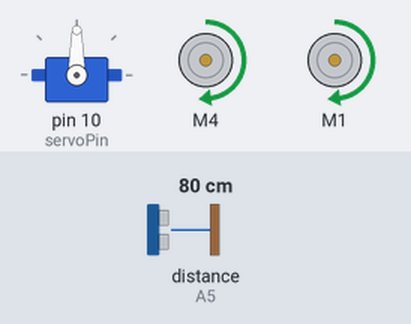
Bench run of a sketch on a simulated Arduino Uno, built with avr-gcc and run on an emulated ATmega328P. Parts: servo, 2 × DC motor (green arrow = forward, orange = backward, longer = faster). Wiring (inferred from the names in the program): ultrasonic range finder: trigger A4; echo A5. The inputs (shaded band) are chosen by the test bench; at power-on: distance to the obstacle (sensor on A5) 80 cm. The echo pulse lasts 58.3 µs per cm; what the sketch prints to the serial monitor is not drawn.

Above: at 1.2 s.
1.3 s: distance to the obstacle (sensor on A5) set to 57 cm
4.3 s: distance to the obstacle (sensor on A5) set to 48 cm
At 4.72 s:
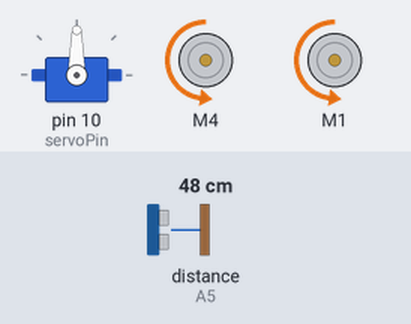
At 6.5 s:
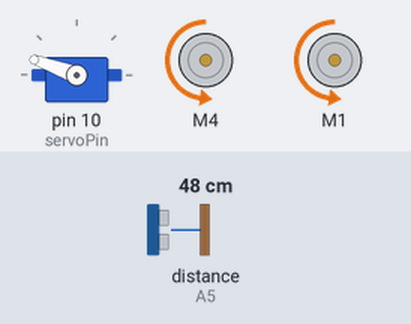
7.3 s: distance to the obstacle (sensor on A5) set to 120 cm
10.3 s: distance to the obstacle (sensor on A5) set to 2 cm
At 11.98 s:
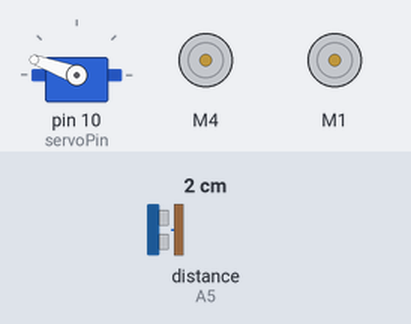
13.3 s: distance to the obstacle (sensor on A5) set to 60 cm
Timing chart, 0 to 16.7 s (numbered marks = the images above; inputs shaded):
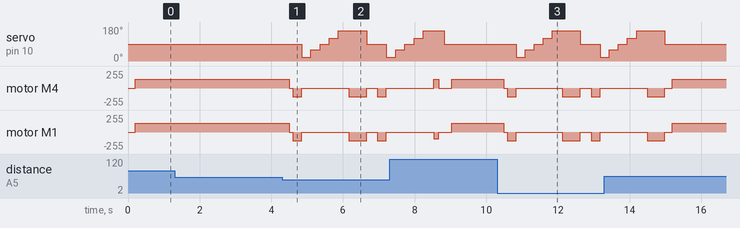

Measured:
- the behaviour switches between 52 and 51 cm on distance to the obstacle (sensor on A5) (found by bisection; images 0 and 1)
- after the input at 1.3 s, every drawn part: stays the same
- after the input at 4.3 s, servo on pin 10 (servoPin): 90° → 20° after 0.55 s, → 60° 0.25 s later, → 90° 0.25 s later, → 120° 0.25 s later, … (7 changes in this stretch); motor M4, motor M1: goes stopped 0.10 s, backward 130/255 0.25 s, stopped 1.3 s, backward 130/255 0.50 s, stopped 0.30 s, backward 130/255 0.25 s, then stopped, starting after 0.20 s
- after the input at 10.3 s, servo on pin 10 (servoPin): 90° → 20° after 0.54 s, → 60° 0.25 s later, → 90° 0.25 s later, → 120° 0.25 s later, … (7 changes in this stretch); motor M4, motor M1: goes stopped 0.10 s, backward 130/255 0.25 s, stopped 1.3 s, backward 130/255 0.50 s, stopped 0.30 s, backward 130/255 0.25 s, then stopped, starting after 0.19 s

The sketch:

Obstacle_avoidance_car.ino
```cpp
#include <AFMotor.h>
#include <Servo.h>

// Motors
AF_DCMotor motorLeft(4);
AF_DCMotor motorRight(1);

// Servo
Servo myServo;
const int servoPin = 10;

// Ultrasonic pins
const int trigPin = A4;
const int echoPin = A5;

// ------ Adjustable Settings ------
int motorSpeed = 130;           // Full speed
int minDistance = 50;           // Minimum safe stopping distance
int reverseTime = 250;          // Reverse duration before scanning
int scanDelay = 250;            // Delay after each servo sweep
int turnBaseTime = 150;         // Base turn duration
// ---------------------------------

// Globals
long duration;
int distance;

// Ultrasonic function
int getDistance() {
  pinMode(trigPin, OUTPUT);
  digitalWrite(trigPin, LOW);
  delayMicroseconds(3);

  digitalWrite(trigPin, HIGH);
  delayMicroseconds(10);
  digitalWrite(trigPin, LOW);

  pinMode(echoPin, INPUT);
  duration = pulseIn(echoPin, HIGH, 25000);
  distance = duration * 0.034 / 2;
  if (distance == 0) distance = 999;  // Sensor error fallback
  return distance;
}

// Motor helpers
void moveForward() {
  motorLeft.setSpeed(motorSpeed);
  motorRight.setSpeed(motorSpeed);
  motorLeft.run(FORWARD);
  motorRight.run(FORWARD);
}

void reverseRobot(int timeMs) {
  motorLeft.setSpeed(motorSpeed);
  motorRight.setSpeed(motorSpeed);
  motorLeft.run(BACKWARD);
  motorRight.run(BACKWARD);
  delay(timeMs);
  motorLeft.run(RELEASE);
  motorRight.run(RELEASE);
}

void stopRobot() {
  motorLeft.run(RELEASE);
  motorRight.run(RELEASE);
}

void turnLeftSmooth(int strength) {
  motorLeft.setSpeed(strength);
  motorRight.setSpeed(motorSpeed);
  motorLeft.run(BACKWARD);
  motorRight.run(FORWARD);
}

void turnRightSmooth(int strength) {
  motorLeft.setSpeed(motorSpeed);
  motorRight.setSpeed(strength);
  motorLeft.run(FORWARD);
  motorRight.run(BACKWARD);
}

// ------------ MULTI-ANGLE SCAN FUNCTION -------------
int scanAngles[5] = {20, 60, 90, 120, 160};
int scanResults[5];

void multiScan() {
  for (int i = 0; i < 5; i++) {
    myServo.write(scanAngles[i]);
    delay(scanDelay);
    scanResults[i] = getDistance();
    Serial.print("Angle "); Serial.print(scanAngles[i]);
    Serial.print(" => "); Serial.println(scanResults[i]);
  }
}
// -----------------------------------------------------

// --------- SELECT BEST DIRECTION FUNCTION ------------
int findBestDirection() {
  int bestIndex = 2; // default front position
  int bestDistance = scanResults[2];

  for (int i = 0; i < 5; i++) {
    if (scanResults[i] > bestDistance) {
      bestDistance = scanResults[i];
      bestIndex = i;
    }
  }
  return bestIndex;
}
// -----------------------------------------------------

void setup() {
  Serial.begin(9600);
  myServo.attach(servoPin);
}

void loop() {

  // Look forward
  myServo.write(90);
  delay(200);
  int frontDist = getDistance();
  Serial.print("Front Distance: ");
  Serial.println(frontDist);

  // CLEAR path → Move forward
  if (frontDist > minDistance) {
    moveForward();
    return;
  }

  // ----------- OBSTACLE DETECTED ------------
  stopRobot();
  delay(100);

  // Reverse a bit to avoid collision
  reverseRobot(reverseTime);

  // Perform multi-angle scan
  multiScan();

  // Select best direction
  int bestDirIndex = findBestDirection();
  int bestAngle = scanAngles[bestDirIndex];
  int bestDist = scanResults[bestDirIndex];

  Serial.print("Best direction angle: ");
  Serial.println(bestAngle);
  Serial.print("Best distance: ");
  Serial.println(bestDist);

  // If no safe direction → reverse again
  if (bestDist < minDistance + 10) {
    Serial.println("All sides blocked → reversing again");
    reverseRobot(500);
    return;
  }

  // ----------- ADVANCED TURN CALCULATION -----------
  int angleOffset = bestAngle - 90;    // how far from center
  int turnStrength = map(abs(angleOffset), 0, 70, 100, 180); // smooth turn power
  int turnDuration = turnBaseTime + abs(angleOffset) * 3;    // bigger angle = longer turn

  // Execute smooth turn
  if (angleOffset > 0) {
    Serial.println("Turning LEFT smoothly...");
    turnLeftSmooth(turnStrength);
  } else {
    Serial.println("Turning RIGHT smoothly...");
    turnRightSmooth(turnStrength);
  }

  delay(turnDuration);
  stopRobot();
  delay(150);

  // Re-scan front before moving again
  myServo.write(90);
  delay(200);
  frontDist = getDistance();

  if (frontDist > minDistance) {
    moveForward();
  }
}
```
